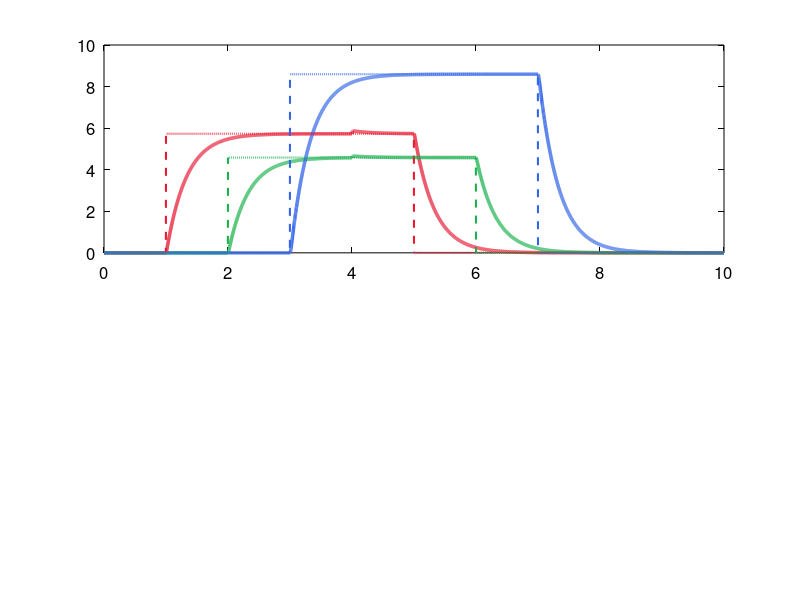

The MATLAB script that drew this image: (Note: this script raises an error after producing the figure.)
%% =========================================================================
%  DRONE EXPLICIT MPC SIMULATION (static gain, same as STM32 code)
%  Run: run('sim_mpc.m')
%  =========================================================================
clear; clc; close all;

Ts = 0.002; T_end = 10; t = 0:Ts:T_end; N = length(t);
Ixx = 0.0142; Iyy = 0.0142; Izz = 0.0284;
n = 6; m = 3;

A_c = [0 0 0 1 0 0; 0 0 0 0 1 0; 0 0 0 0 0 1;
       0 0 0 -0.5/Ixx 0 0; 0 0 0 0 -0.5/Iyy 0; 0 0 0 0 0 -0.5/Izz];
B_c = [zeros(3,3); diag([1/Ixx, 1/Iyy, 1/Izz])];
Ad = eye(n)+A_c*Ts; Bd = B_c*Ts;

% DARE (manual)
Q = diag([120 120 100 12 12 10]); R = diag([1 1 1]);
P = Q;
for iter = 1:500
    P_old = P;
    Kt = (R+Bd'*P*Bd)\(Bd'*P*Ad);
    P = Q + Ad'*P*(Ad-Bd*Kt);
    if max(abs(P(:)-P_old(:)))<1e-10
        fprintf('DARE converged in %d iterations\n', iter);
        break;
    end
end
K_mpc = (R+Bd'*P*Bd)\(Bd'*P*Ad);
fprintf('Explicit MPC Gain K_mpc (3x6):\n'); disp(K_mpc);

% Reference
ref = zeros(n,N);
ref(1,t>=1&t<5)=0.1; ref(2,t>=2&t<6)=0.08; ref(3,t>=3&t<7)=0.15;

% Simulate
x = zeros(n,1); prev_u=zeros(m,1); U_MAX=500; SLEW=50;
log_x=zeros(n,N); log_m=zeros(4,N);

for k = 1:N
    e = x-ref(:,k);
    u = max(-U_MAX,min(U_MAX,-K_mpc*e));
    for j=1:m
        d=u(j)-prev_u(j);
        if d>SLEW, u(j)=prev_u(j)+SLEW; elseif d<-SLEW, u(j)=prev_u(j)-SLEW; end
    end
    prev_u=u;
    m1=max(1000,min(2000,1500-u(1)+u(2)-u(3)));
    m2=max(1000,min(2000,1500+u(1)+u(2)+u(3)));
    m3=max(1000,min(2000,1500-u(1)-u(2)+u(3)));
    m4=max(1000,min(2000,1500+u(1)-u(2)-u(3)));
    log_x(:,k)=x; log_m(:,k)=[m1;m2;m3;m4];
    x = Ad*x + Bd*u;
    if k==round(4/Ts), x(4)=x(4)+0.5; x(5)=x(5)+0.3; end
end

%% ---- PLOTS ----
set(0,'DefaultAxesFontSize',12,'DefaultLineLineWidth',2,...
      'DefaultTextColor','k','DefaultAxesXColor','k','DefaultAxesYColor','k');

figure('Name','Explicit MPC Simulation','NumberTitle','off','Position',[50 50 1200 750],'Color','w');

subplot(2,1,1);
plot(t, rad2deg(log_x(1,:)), 'Color',[0.9 0.1 0.2], 'LineWidth',2.5); hold on;
plot(t, rad2deg(log_x(2,:)), 'Color',[0.1 0.7 0.3], 'LineWidth',2.5);
plot(t, rad2deg(log_x(3,:)), 'Color',[0.2 0.4 0.9], 'LineWidth',2.5);
plot(t, rad2deg(ref(1,:)), 'Color',[0.9 0.1 0.2], 'LineWidth',1.5, 'LineStyle','--');
plot(t, rad2deg(ref(2,:)), 'Color',[0.1 0.7 0.3], 'LineWidth',1.5, 'LineStyle','--');
plot(t, rad2deg(ref(3,:)), 'Color',[0.2 0.4 0.9], 'LineWidth',1.5, 'LineStyle','--');
xline(4,'k--','Wind Gust','LineWidth',1.5);
xlabel('Time (s)','FontWeight','bold'); ylabel('Angle (deg)','FontWeight','bold');
title('Explicit MPC - Attitude Response','FontSize',14,'FontWeight','bold');
legend('Roll','Pitch','Yaw','Roll ref','Pitch ref','Yaw ref','Location','best');
grid on; box on;

subplot(2,1,2);
plot(t, log_m(1,:), 'Color',[0.9 0.1 0.2], 'LineWidth',2); hold on;
plot(t, log_m(2,:), 'Color',[0.1 0.7 0.3], 'LineWidth',2);
plot(t, log_m(3,:), 'Color',[0.2 0.4 0.9], 'LineWidth',2);
plot(t, log_m(4,:), 'Color',[0.8 0.2 0.8], 'LineWidth',2);
xlabel('Time (s)','FontWeight','bold'); ylabel('PWM (us)','FontWeight','bold');
title('Explicit MPC - Motor PWM Outputs','FontSize',14,'FontWeight','bold');
legend('Motor 1','Motor 2','Motor 3','Motor 4','Location','best');
ylim([900 2100]); grid on; box on;

sgtitle('Drone Explicit MPC Simulation','FontSize',16,'FontWeight','bold');
fprintf('Explicit MPC Simulation complete.\n');
